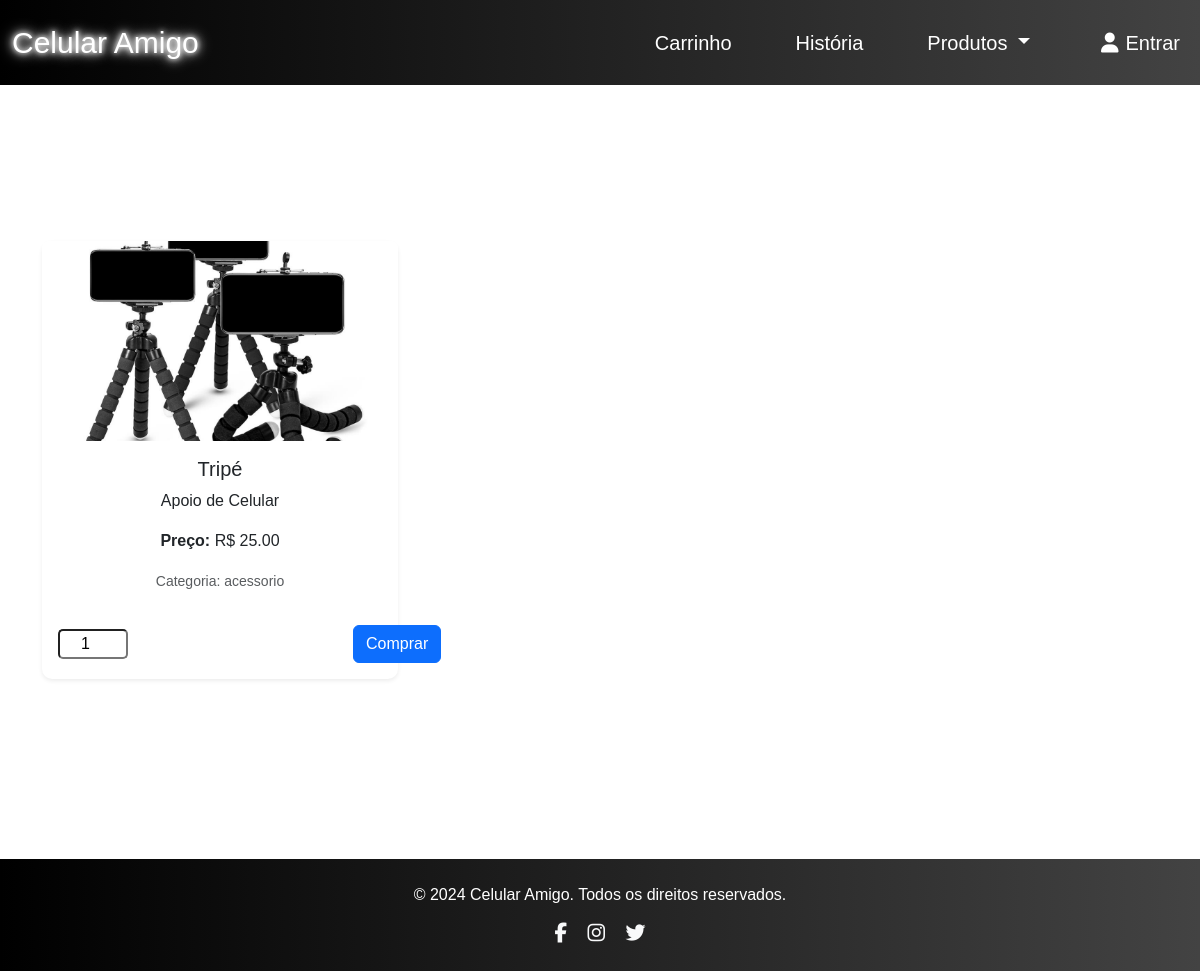
/produto/exibir_outros/, run on an earlier commit of the app's database.
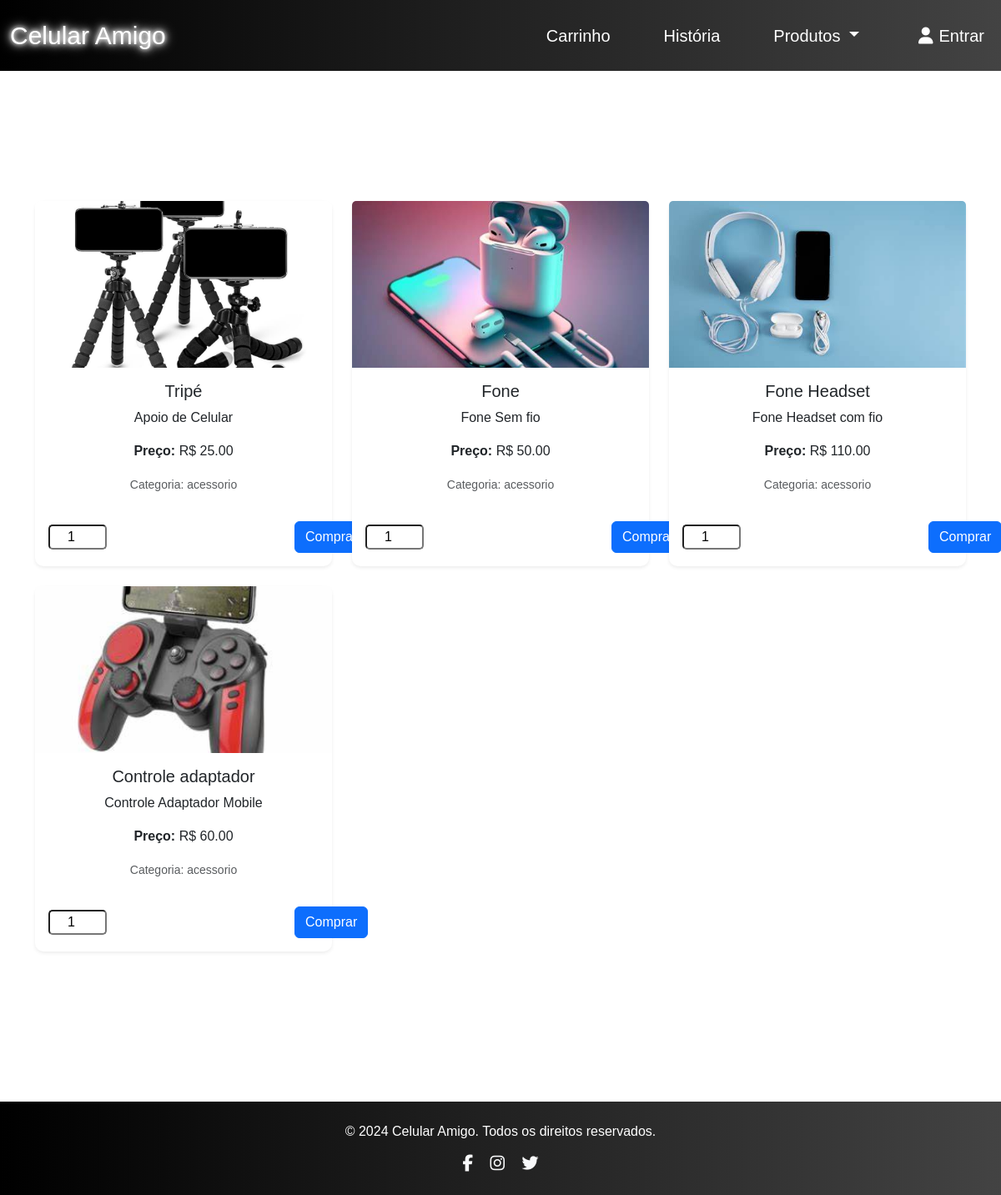
And on a later commit of the database.
### produto/models.py (models this page shows, shortened)
class Produto(models.Model):
    CATEGORIAS = [
        ('CEL', 'Celular'),
        ('CAP', 'Capa'),
        ('ACC', 'Acessório'),
    ]
    nome = models.CharField(max_length=100)
    descricao = models.CharField(max_length=100)
    preco = models.DecimalField(max_digits=10, decimal_places=2 )
    quantidade = models.IntegerField()
    imagem = models.ImageField(upload_to='imagens/', null=True, blank=True)
    categoria = models.CharField(max_length=3, choices=CATEGORIAS, null=True, blank=True)

### produto/views.py (the view)
# urls.py: path('exibir_outros/', exibir_outros, name='exibir_outros'),
def exibir_outros(request):
    produtos_outros = Produto.objects.filter(categoria='acessorio')
    return render(request, 'exiboutros.html', {'produtos': produtos_outros})

### produto/templates/exiboutros.html (shortened to what this page needs)
<!DOCTYPE html>
{% load static %}
<html lang="pt-br">
<head>
    <link href="https://cdn.jsdelivr.net/npm/bootstrap@5.3.3/dist/css/bootstrap.min.css" rel="stylesheet">
    <link rel="stylesheet" href="{% static 'css/estilo.css'%}">
    <link rel="stylesheet" href="https://cdnjs.cloudflare.com/ajax/libs/font-awesome/6.7.1/css/all.min.css" />
</head>
<body>
<header>
{% include 'navbar.html' %}
<section>
            <div class="container mt-4">
        <h1 class="text-center mb-4">Acessórios</h1>
        <div class="row row-cols-1 row-cols-md-3 g-4">
            {% for produto in produtos %}
            <div class="col">
                <div class="card h-100 shadow-sm">
                    {% if produto.imagem %}
                    <img src="{{ produto.imagem.url }}" class="card-img-top" alt="{{ produto.nome }}">
                    {% else %}
                    <img src="https://via.placeholder.com/150" class="card-img-top" alt="Imagem não disponível">
                    {% endif %}
                    <div class="card-body">
                        <h5 class="card-title">{{ produto.nome }}</h5>
                        <p class="card-text">{{ produto.descricao }}</p>
                        <p class="card-text"><strong>Preço:</strong> R$ {{ produto.preco }}</p>
                        <p class="card-text"><small class="text-muted">Categoria: {{ produto.get_categoria_display }}</small></p>
                        <form action="{% url 'addcarrinho' produto.id %}" method="post" style="display: flex; width: 20px; align-items: baseline; gap: 225px;">
                            <input type="number" name="quantidade" min="1" value="1" style="width: 70px; border-radius: 5px; " class="text-center">
                            <button type="submit" class="btn btn-primary mt-3">Comprar</button>
                        </form>
                    </div>
                </div>
            </div>
            {% endfor %}
        </div>
    </div>
</section>
<section></section>
    <footer class="text-center py-4 bg-dark text-white">
        <p>&copy; 2024 Celular Amigo. Todos os direitos reservados.</p>
        <div>
            <a href="#" class="text-light mx-2"><i class="fab fa-facebook-f"></i></a>
            <a href="#" class="text-light mx-2"><i class="fab fa-instagram"></i></a>
            <a href="#" class="text-light mx-2"><i class="fab fa-twitter"></i></a>
        </div>
    </footer>
</body>
</html>

What changed in the data, as far as the page shows it:
added Produto: imagem (picture), nome "Fone", descricao "Fone Sem fio", preco "50.00", categoria "acessorio"
added Produto: imagem (picture), nome "Fone Headset", descricao "Fone Headset com fio", preco "110.00", categoria "acessorio"
added Produto: imagem (picture), nome "Controle adaptador", descricao "Controle Adaptador Mobile", preco "60.00", categoria "acessorio"
